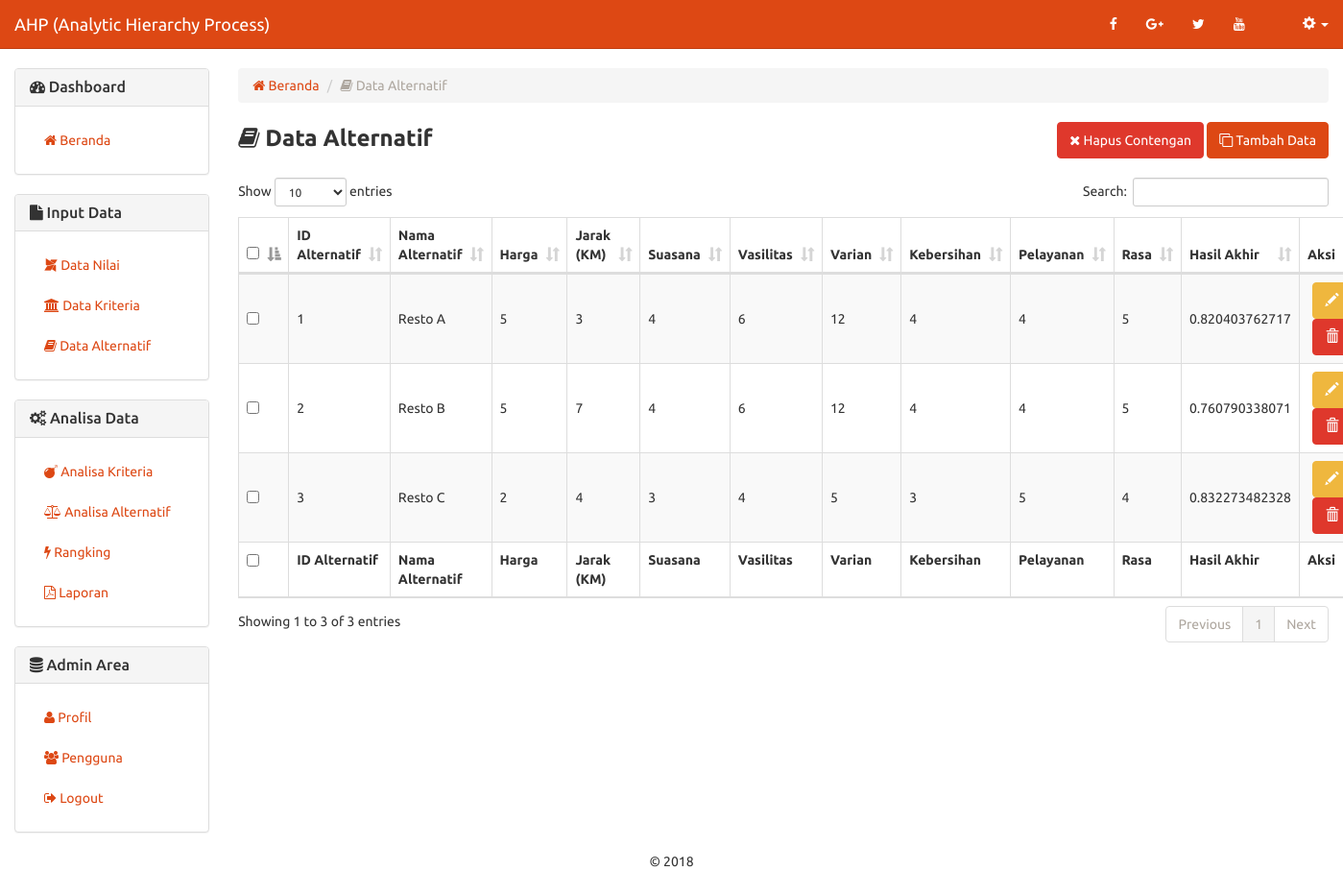
Screenshot of /data-alternatif.php with the database file from the repository.
### tables this page shows
CREATE TABLE `ahp_data_alternatif` (
  `id_alternatif` int(2) NOT NULL,
  `nama_alternatif` varchar(45) NOT NULL,
  `harga` int(11) NOT NULL,
  `jarak` int(11) NOT NULL,
  `suasana` int(11) NOT NULL,
  `fasilitas` int(11) NOT NULL,
  `varian` int(11) NOT NULL,
  `kebersihan` int(11) NOT NULL,
  `pelayanan` int(11) NOT NULL,
  `rasa` int(11) NOT NULL,
  `hasil_akhir` double NOT NULL
);

### includes/alternatif.inc.php (called while the page is built, shortened)
<?php
class Alternatif{
	private $conn;
	private $table_name = "ahp_data_alternatif";
	public function __construct($db){
		$this->conn = $db;
	}
	function readAll(){
		$query = "SELECT * FROM ".$this->table_name." ORDER BY id_alternatif ASC";
		$stmt = $this->conn->prepare( $query );
		$stmt->execute();
		return $stmt;
	}
	function countAll(){
		$query = "SELECT * FROM ".$this->table_name." ORDER BY id_alternatif ASC";
		$stmt = $this->conn->prepare( $query );
		$stmt->execute();
		return $stmt->rowCount();
	}
}
?>

### data-alternatif.php (the view, shortened to what this page needs)
<?php
include_once 'header.php';
include_once 'includes/alternatif.inc.php';
$pro = new Alternatif($db);
$stmt = $pro->readAll();
            ?>
<div class="row">
	<div class="col-xs-12 col-sm-12 col-md-2">
		  	<?php
			include_once 'sidebar.php';
			?>
	</div>
	<div class="col-xs-12 col-sm-12 col-md-10">
	<ol class="breadcrumb">
	  <li><a href="index.php"><span class="fa fa-home"></span> Beranda</a></li>
	  <li class="active"><span class="fa fa-book"></span> Data Alternatif</li>
	</ol>
<form method="post">
	<div class="row">
		<div class="col-md-6 text-left">
			<strong style="font-size:18pt;"><span class="fa fa-book"></span> Data Alternatif</strong>
		</div>
		<div class="col-md-6 text-right">
            <button type="submit" name="hapus-contengan" class="btn btn-danger"><span class="fa fa-close"></span> Hapus Contengan</button>
			<button type="button" onclick="location.href='data-alternatif-baru.php'" class="btn btn-primary"><span class="fa fa-clone"></span> Tambah Data</button>
		</div>
	</div>
	<br/>
	<table width="100%" class="table table-striped table-bordered" id="tabeldata">
        <thead>
            <tr>
                <th width="10px"><input type="checkbox" name="select-all" id="select-all" /></th>
                <th>ID Alternatif</th>
                <th>Nama Alternatif</th>
                <th>Harga</th>
                <th>Jarak (KM)</th>
                <th>Suasana</th>
                <th>Vasilitas</th>
                <th>Varian</th>
                <th>Kebersihan</th>
                <th>Pelayanan</th>
                <th>Rasa</th>
                <th>Hasil Akhir</th>
                <th width="100px">Aksi</th>
            </tr>
        </thead>
        <tfoot>
            <tr>
                <th><input type="checkbox" name="select-all2" id="select-all2" /></th>
                <th>ID Alternatif</th>
                <th>Nama Alternatif</th>
                <th>Harga</th>
                <th>Jarak (KM)</th>
                <th>Suasana</th>
                <th>Vasilitas</th>
                <th>Varian</th>
                <th>Kebersihan</th>
                <th>Pelayanan</th>
                <th>Rasa</th>
                <th>Hasil Akhir</th>
                <th>Aksi</th>
            </tr>
        </tfoot>
        <tbody>
<?php
while ($row = $stmt->fetch(PDO::FETCH_ASSOC)){
?>
            <tr>
                <td style="vertical-align:middle;"><input type="checkbox" value="<?php echo $row['id_alternatif'] ?>" name="checkbox[]" /></td>
                <td style="vertical-align:middle;"><?php echo $row['id_alternatif'] ?></td>
                <td style="vertical-align:middle;"><?php echo $row['nama_alternatif'] ?></td>
                <td style="vertical-align:middle;"><?php echo $row['harga'] ?></td>
                <td style="vertical-align:middle;"><?php echo $row['jarak'] ?></td>
                <td style="vertical-align:middle;"><?php echo $row['suasana'] ?></td>
                <td style="vertical-align:middle;"><?php echo $row['fasilitas'] ?></td>
                <td style="vertical-align:middle;"><?php echo $row['varian'] ?></td>
                <td style="vertical-align:middle;"><?php echo $row['kebersihan'] ?></td>
                <td style="vertical-align:middle;"><?php echo $row['pelayanan'] ?></td>
                <td style="vertical-align:middle;"><?php echo $row['rasa'] ?></td>
                <td style="vertical-align:middle;"><?php echo $row['hasil_akhir'] ?></td>
                <td class="text-center" style="vertical-align:middle;">
					<a href="data-alternatif-ubah.php?id=<?php echo $row['id_alternatif'] ?>" class="btn btn-warning"><span class="glyphicon glyphicon-pencil" aria-hidden="true"></span></a>
					<a href="data-alternatif-hapus.php?id=<?php echo $row['id_alternatif'] ?>" onclick="return confirm('Yakin ingin menghapus data')" class="btn btn-danger"><span class="glyphicon glyphicon-trash" aria-hidden="true"></span></a>
			    </td>
            </tr>
<?php
}
?>
        </tbody>
    </table>
</form>
</div>
</div>
<?php
include_once 'footer.php';
?>

### rows the page displays
ahp_data_alternatif: id_alternatif "1", nama_alternatif "Resto A", harga "5", jarak "3", suasana "4", fasilitas "6", varian "12", kebersihan "4", pelayanan "4", rasa "5", hasil_akhir "0.820403762717"
ahp_data_alternatif: id_alternatif "2", nama_alternatif "Resto B", harga "5", jarak "7", suasana "4", fasilitas "6", varian "12", kebersihan "4", pelayanan "4", rasa "5", hasil_akhir "0.760790338071"
ahp_data_alternatif: id_alternatif "3", nama_alternatif "Resto C", harga "2", jarak "4", suasana "3", fasilitas "4", varian "5", kebersihan "3", pelayanan "5", rasa "4", hasil_akhir "0.832273482328"
